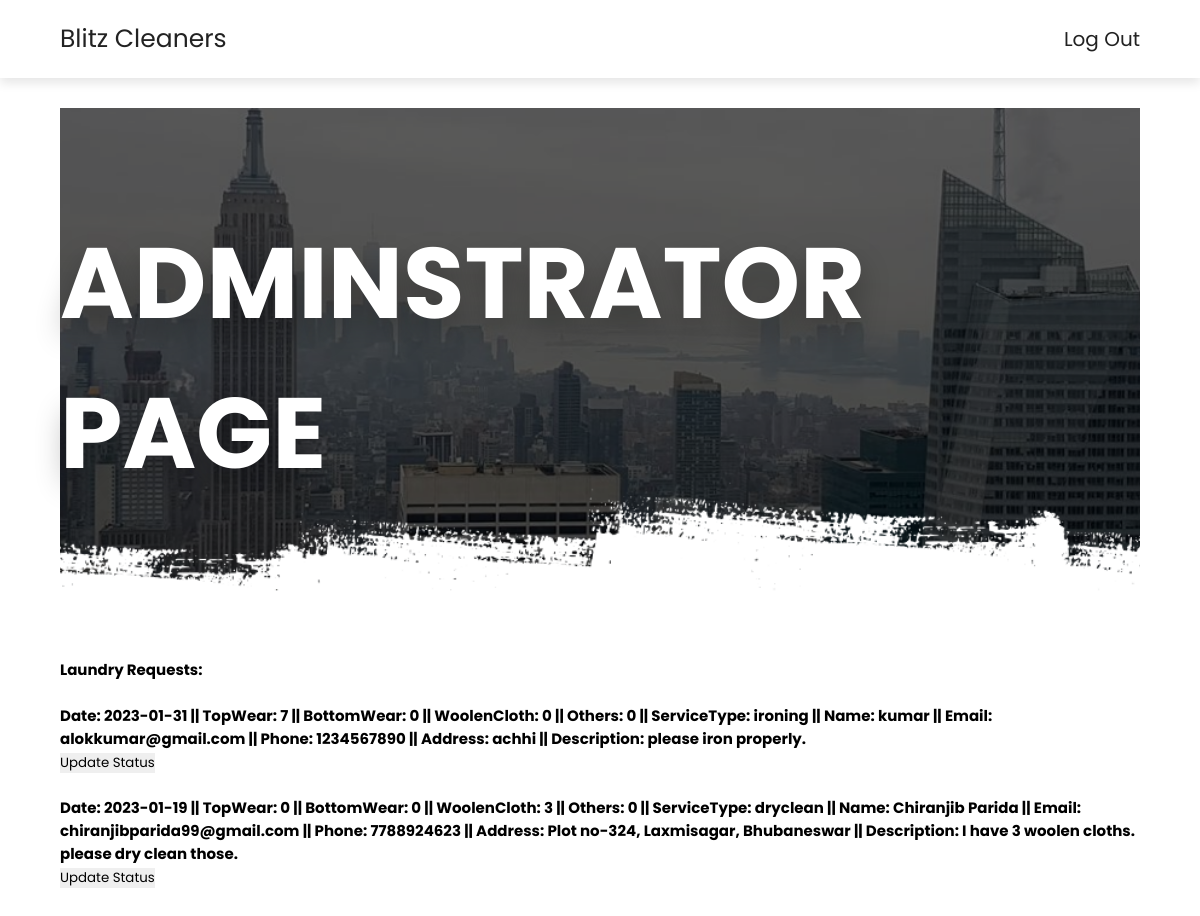
Page /dashboard.php on the committed database.
### tables this page shows
CREATE TABLE `book_form` (
  `date` date NOT NULL,
  `topwear` varchar(10) NOT NULL,
  `bottomwear` varchar(10) NOT NULL,
  `woolen` varchar(10) NOT NULL,
  `others` varchar(50) NOT NULL,
  `servicetype` varchar(25) NOT NULL,
  `name` varchar(25) NOT NULL,
  `email` varchar(50) NOT NULL,
  `phone` bigint(10) NOT NULL,
  `address` varchar(50) NOT NULL,
  `description` varchar(1000) NOT NULL
);

### dashboard.php (the view, shortened to what this page needs)
<!DOCTYPE html>
<html lang="en">
<head>
   <link rel="stylesheet" href="https://unpkg.com/swiper@7/swiper-bundle.min.css" />
   <link rel="stylesheet" href="https://cdnjs.cloudflare.com/ajax/libs/font-awesome/5.15.4/css/all.min.css">
   <link rel="stylesheet" href="css/style.css">
</head>
<body>
<section class="header">
<a href="dashboard.php" class="logo">Blitz Cleaners</a>
<nav class="navbar">
   <a href="admin.php">Log Out</a>
</nav>
</section>
<section class="packages">
<div class="heading" style="background:url(images/header-bg-3.png) no-repeat">
   <h1>Adminstrator Page</h1>
</div>
    <div class="box">
        <h2  style="text-transform: none;"> <?php
        echo'Laundry Requests:<br><br>';
        $mysqli = new mysqli("localhost","root","","laundry_db");
        $sql = "SELECT * FROM book_form;";
        $result = $mysqli -> query($sql);
        while($row = mysqli_fetch_assoc($result)){
            echo ('Date:'.'  '.$row["date"].'  '.'||'.' '.'TopWear:'.'  '.$row["topwear"].'  '.'||'.' '.'BottomWear:'.'  '.$row["bottomwear"].'  '.'||'.' '.'WoolenCloth:'.'  '.$row["woolen"].'  '.'||'.' '.'Others:'.'  '.$row["others"].'  '.'||'.' '.'ServiceType:'.'  '.$row["servicetype"].'  '.'||'.' '.'Name:'.'  '.$row["name"].'  '.'||'.' '.'Email:'.'  '.$row["email"].' '.'||'.' '.'Phone:'.' '.$row["phone"].' '.'||'.' '.'Address:'.' '.$row["address"].' '.'||'.' '.'Description:'.' '.$row["description"].'<br>');
            echo'<input type="button" name="update" value="Update Status" onclick="status.php" /><br><br>';
         }
?></h2>
</div>
        </section>
</body>
        </html>

### css/style.css (style rules this page uses)
:root { --main-color:#8e44ad; --black:#222; --white:#fff; --light-black:#777; --light-white:#fff9; --dark-bg:rgba(0,0,0,.7); --light-bg:#eee; --border:.1rem solid var(--black); --box-shadow:0 .5rem 1rem rgba(0,0,0,.1); --text-shadow:0 1.5rem 3rem rgba(0,0,0,.3); }
* { font-family: 'Poppins', sans-serif; margin:0; padding:0; box-sizing: border-box; outline: none; border:none; text-decoration: none; text-transform: capitalize; }
html { font-size: 62.5%; overflow-x: hidden; }
section { padding:5rem 10%; }
.heading { background-size: cover !important; background-position: center !important; padding-top: 10rem; padding-bottom:15rem; display: flex; align-items: center; justify-content: center; }
.heading h1 { font-size: 10rem; text-transform: uppercase; color:var(--white); text-shadow: var(--text-shadow); }
.header { position: sticky; top:0; left:0; right:0; z-index: 1000; background-color: var(--white); display: flex; padding-top: 2rem; padding-bottom: 2rem; box-shadow: var(--box-shadow); align-items: center; justify-content: space-between; }
.header .logo { font-size: 2.5rem; color:var(--black); }
.header .navbar a { font-size: 2rem; margin-left: 2rem; color:var(--black); }
@media (max-width:1200px) { section { padding:3rem 5%; } }

### rows in the picture
book_form: date "2023-01-31", topwear "7", bottomwear "0", woolen "0", others "0", servicetype "ironing", name "kumar", email "alokkumar@gmail.com", phone "1234567890", address "achhi", description "please iron properly."
book_form: date "2023-01-19", topwear "0", bottomwear "0", woolen "3", others "0", servicetype "dryclean", name "Chiranjib Parida", email "chiranjibparida99@gmail.com", phone "7788924623", address "Plot no-324, Laxmisagar, Bhubaneswar", description "I have 3 woolen cloths. please dry clean those."
